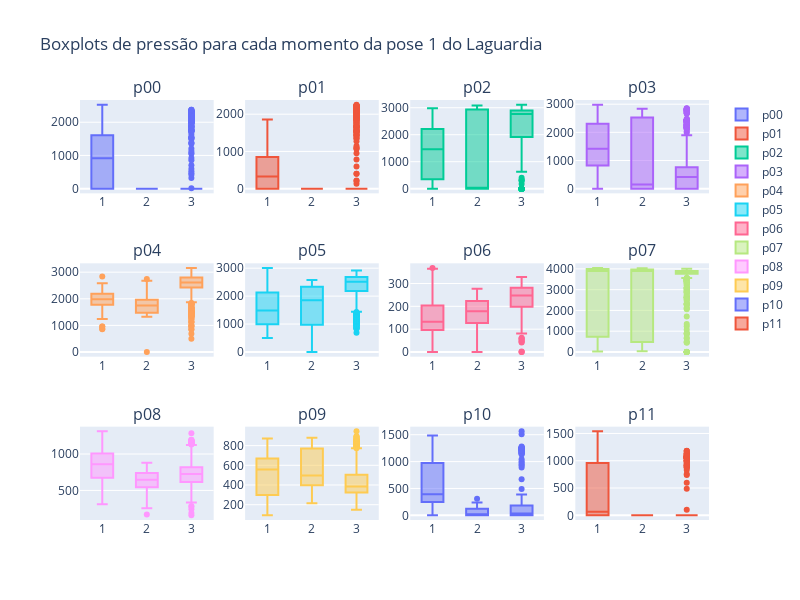

Notebook source saved alongside this figure:
### Code cell
# plot boxplots para cada coluna de pressão, com cores diferentes para cada flag
press_cols = ['p00', 'p01', 'p02', 'p03', 'p04', 'p05', 'p06', 'p07', 'p08','p09', 'p10', 'p11']

fig = make_subplots(rows=3, cols=4, subplot_titles=press_cols)

for i, col in enumerate(press_cols):
    fig.add_trace(go.Box(y=df_pose3[col], x=df_pose3['flag'], name=col), row=int(i/4)+1, col=i%4+1)

fig.update_layout(height=600, width=800, 
                  title_text="Boxplots de pressão para cada momento da pose 1 do Laguardia")
fig.show()

### Figure 1 — Plotly figure (JSON) as saved in the notebook; plotly's stock layout.template omitted (floating-point values rounded to 4 significant figures; data arrays with more than 128 entries replaced by an {"elided": "..."} marker saying what was removed)
{"data": [{"name": "p00", "type": "box", "x": {"elided": "2181 int values"}, "xaxis": "x", "y": {"elided": "2181 int values"}, "yaxis": "y"}, {"name": "p01", "type": "box", "x": {"elided": "2181 int values"}, "xaxis": "x2", "y": {"elided": "2181 int values"}, "yaxis": "y2"}, {"name": "p02", "type": "box", "x": {"elided": "2181 int values"}, "xaxis": "x3", "y": {"elided": "2181 int values"}, "yaxis": "y3"}, {"name": "p03", "type": "box", "x": {"elided": "2181 int values"}, "xaxis": "x4", "y": {"elided": "2181 int values"}, "yaxis": "y4"}, {"name": "p04", "type": "box", "x": {"elided": "2181 int values"}, "xaxis": "x5", "y": {"elided": "2181 int values"}, "yaxis": "y5"}, {"name": "p05", "type": "box", "x": {"elided": "2181 int values"}, "xaxis": "x6", "y": {"elided": "2181 int values"}, "yaxis": "y6"}, {"name": "p06", "type": "box", "x": {"elided": "2181 int values"}, "xaxis": "x7", "y": {"elided": "2181 int values"}, "yaxis": "y7"}, {"name": "p07", "type": "box", "x": {"elided": "2181 int values"}, "xaxis": "x8", "y": {"elided": "2181 int values"}, "yaxis": "y8"}, {"name": "p08", "type": "box", "x": {"elided": "2181 int values"}, "xaxis": "x9", "y": {"elided": "2181 int values"}, "yaxis": "y9"}, {"name": "p09", "type": "box", "x": {"elided": "2181 int values"}, "xaxis": "x10", "y": {"elided": "2181 int values"}, "yaxis": "y10"}, {"name": "p10", "type": "box", "x": {"elided": "2181 int values"}, "xaxis": "x11", "y": {"elided": "2181 int values"}, "yaxis": "y11"}, {"name": "p11", "type": "box", "x": {"elided": "2181 int values"}, "xaxis": "x12", "y": {"elided": "2181 int values"}, "yaxis": "y12"}], "layout": {"annotations": [{"font": {"size": 16}, "showarrow": false, "text": "p00", "x": 0.1062, "xanchor": "center", "xref": "paper", "y": 1, "yanchor": "bottom", "yref": "paper"}, {"font": {"size": 16}, "showarrow": false, "text": "p01", "x": 0.3688, "xanchor": "center", "xref": "paper", "y": 1, "yanchor": "bottom", "yref": "paper"}, {"font": {"size": 16}, "showarrow": false, "text": "p02", "x": 0.6313, "xanchor": "center", "xref": "paper", "y": 1, "yanchor": "bottom", "yref": "paper"}, {"font": {"size": 16}, "showarrow": false, "text": "p03", "x": 0.8938, "xanchor": "center", "xref": "paper", "y": 1, "yanchor": "bottom", "yref": "paper"}, {"font": {"size": 16}, "showarrow": false, "text": "p04", "x": 0.1062, "xanchor": "center", "xref": "paper", "y": 0.6111, "yanchor": "bottom", "yref": "paper"}, {"font": {"size": 16}, "showarrow": false, "text": "p05", "x": 0.3688, "xanchor": "center", "xref": "paper", "y": 0.6111, "yanchor": "bottom", "yref": "paper"}, {"font": {"size": 16}, "showarrow": false, "text": "p06", "x": 0.6313, "xanchor": "center", "xref": "paper", "y": 0.6111, "yanchor": "bottom", "yref": "paper"}, {"font": {"size": 16}, "showarrow": false, "text": "p07", "x": 0.8938, "xanchor": "center", "xref": "paper", "y": 0.6111, "yanchor": "bottom", "yref": "paper"}, {"font": {"size": 16}, "showarrow": false, "text": "p08", "x": 0.1062, "xanchor": "center", "xref": "paper", "y": 0.2222, "yanchor": "bottom", "yref": "paper"}, {"font": {"size": 16}, "showarrow": false, "text": "p09", "x": 0.3688, "xanchor": "center", "xref": "paper", "y": 0.2222, "yanchor": "bottom", "yref": "paper"}, {"font": {"size": 16}, "showarrow": false, "text": "p10", "x": 0.6313, "xanchor": "center", "xref": "paper", "y": 0.2222, "yanchor": "bottom", "yref": "paper"}, {"font": {"size": 16}, "showarrow": false, "text": "p11", "x": 0.8938, "xanchor": "center", "xref": "paper", "y": 0.2222, "yanchor": "bottom", "yref": "paper"}], "height": 600, "title": {"text": "Boxplots de pressão para cada momento da pose 1 do Laguardia"}, "width": 800, "xaxis": {"anchor": "y", "domain": [0, 0.2125]}, "xaxis10": {"anchor": "y10", "domain": [0.2625, 0.475]}, "xaxis11": {"anchor": "y11", "domain": [0.525, 0.7375]}, "xaxis12": {"anchor": "y12", "domain": [0.7875, 1]}, "xaxis2": {"anchor": "y2", "domain": [0.2625, 0.475]}, "xaxis3": {"anchor": "y3", "domain": [0.525, 0.7375]}, "xaxis4": {"anchor": "y4", "domain": [0.7875, 1]}, "xaxis5": {"anchor": "y5", "domain": [0, 0.2125]}, "xaxis6": {"anchor": "y6", "domain": [0.2625, 0.475]}, "xaxis7": {"anchor": "y7", "domain": [0.525, 0.7375]}, "xaxis8": {"anchor": "y8", "domain": [0.7875, 1]}, "xaxis9": {"anchor": "y9", "domain": [0, 0.2125]}, "yaxis": {"anchor": "x", "domain": [0.7778, 1]}, "yaxis10": {"anchor": "x10", "domain": [0, 0.2222]}, "yaxis11": {"anchor": "x11", "domain": [0, 0.2222]}, "yaxis12": {"anchor": "x12", "domain": [0, 0.2222]}, "yaxis2": {"anchor": "x2", "domain": [0.7778, 1]}, "yaxis3": {"anchor": "x3", "domain": [0.7778, 1]}, "yaxis4": {"anchor": "x4", "domain": [0.7778, 1]}, "yaxis5": {"anchor": "x5", "domain": [0.3889, 0.6111]}, "yaxis6": {"anchor": "x6", "domain": [0.3889, 0.6111]}, "yaxis7": {"anchor": "x7", "domain": [0.3889, 0.6111]}, "yaxis8": {"anchor": "x8", "domain": [0.3889, 0.6111]}, "yaxis9": {"anchor": "x9", "domain": [0, 0.2222]}}}
